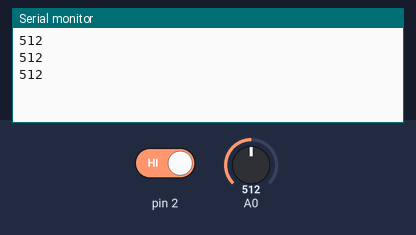
A sketch run on a simulated Arduino Uno, built with avr-gcc and run on an emulated ATmega328P. On the bench: the last lines printed to the serial monitor. The inputs (shaded band) are chosen by the test bench; at power-on: pin 2 HIGH, A0 = 512.

Above: at 1.3 s.
1.4 s: pin 2 driven LOW
At 1.9 s:
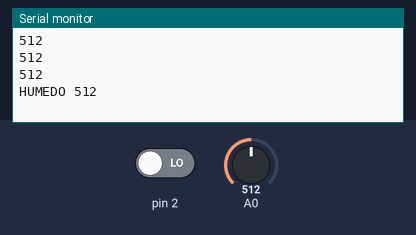
3.5 s: A0 set to 716
At 3.9 s:
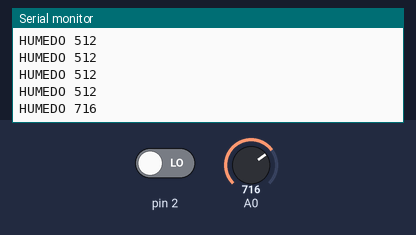
5.0 s: A0 set to 900
At 5.4 s:
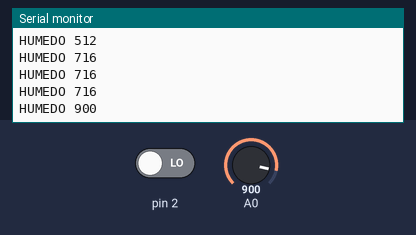
6.5 s: pin 2 driven HIGH
At 6.9 s:
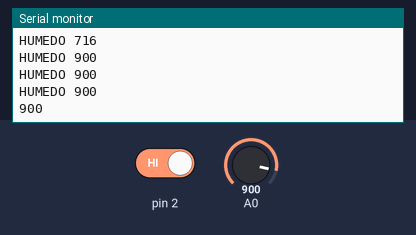
Timing chart, 0 to 9.0 s (numbered marks = the images above; inputs shaded):
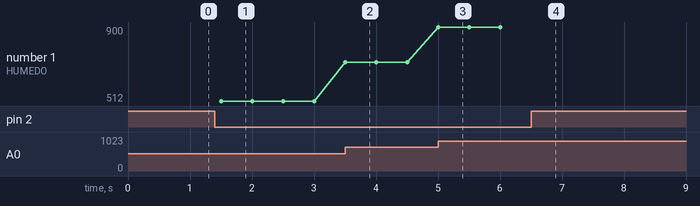

The sketch:

sensor_humedad_tierra.ino
```cpp
/** CODIGO LIBRE MX **/
void setup() {
  // put your setup code here, to run once:
 Serial.begin(9600);
 pinMode(2, INPUT);
}

void loop() {
  // put your main code here, to run repeatedly:
 int val = analogRead(A0);
 Serial.println(val);
 delay(500);
 if(digitalRead(2)==LOW){
  Serial.print("HUMEDO ");
 }
}
```

Measured:
- after the input at 1.4 s, the serial monitor: prints a new line after 0.10 s (image 1)
- after the input at 3.5 s, the serial monitor: prints a new line at once (image 2)
- after the input at 5.0 s, the serial monitor: prints a new line at once (image 3)
- after the input at 6.5 s, the serial monitor: prints a new line at once (image 4)
- plotted number 1: 512 → 716 after the input at 3.5 s, 716 → 900 after the input at 5.0 s
